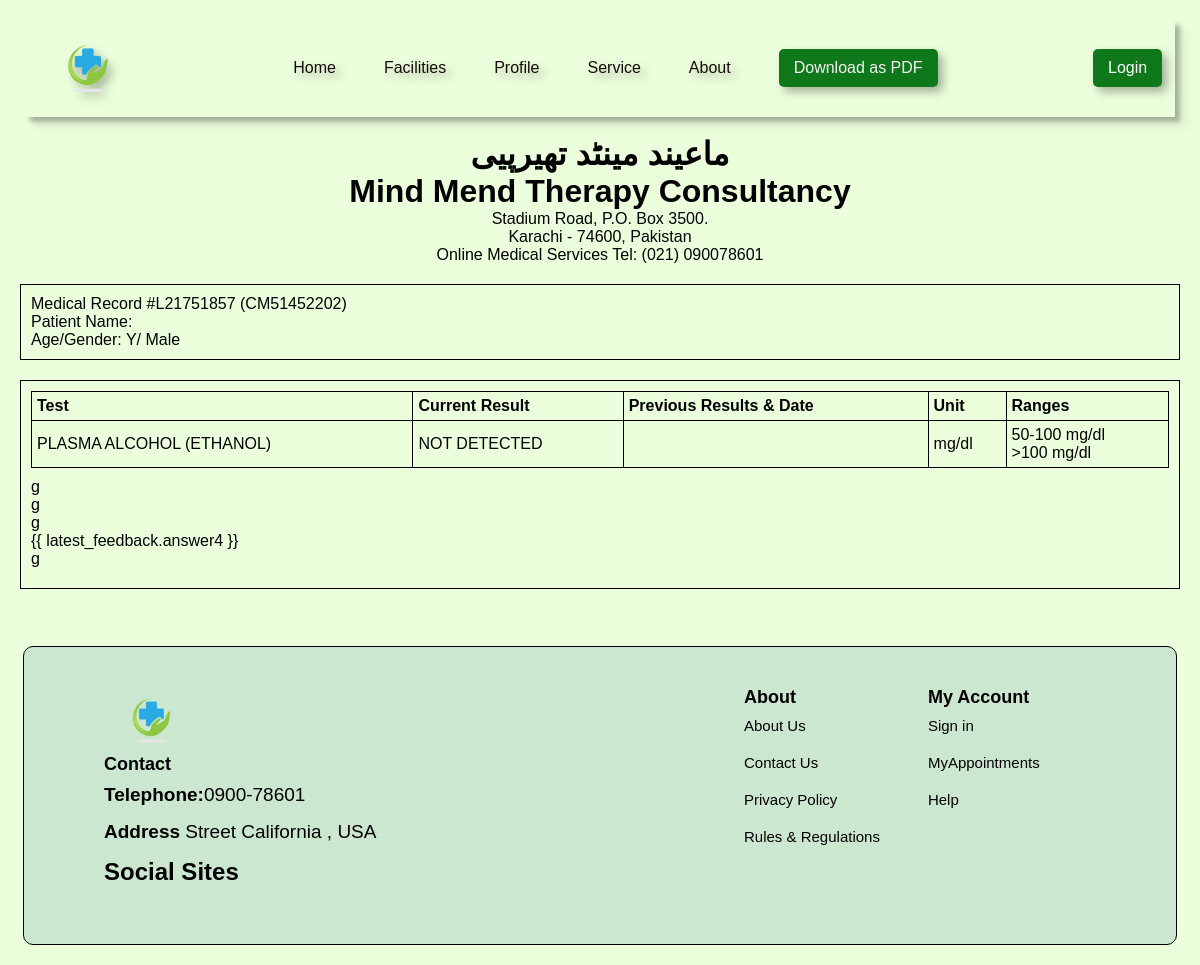
/view-report/ (signed in), run on an earlier commit of the app's database.
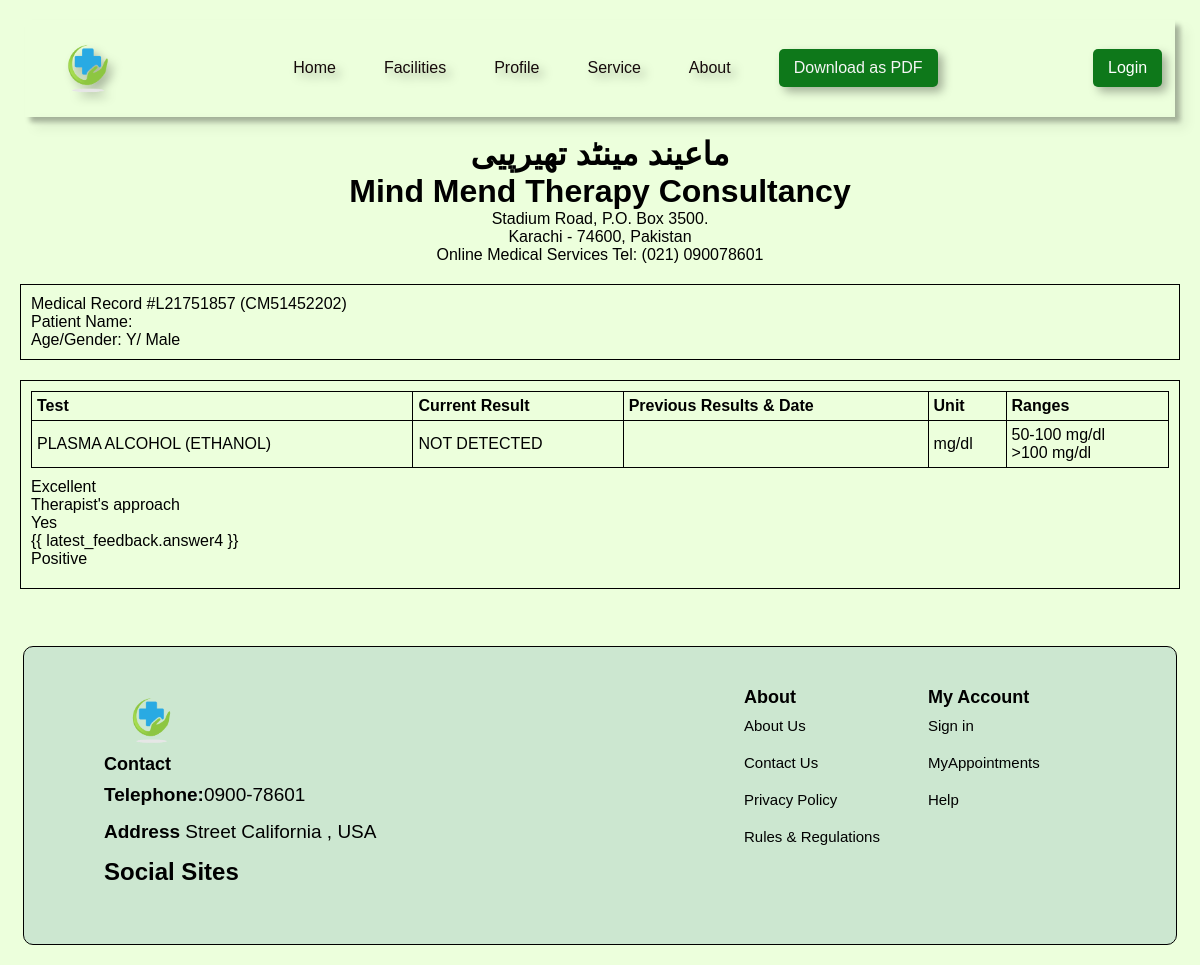
And on a later commit of the database.
### module1/models.py (models this page shows)
class Feedback(models.Model):
    therapist = models.ForeignKey(Therapist, on_delete=models.CASCADE)
    patient = models.ForeignKey(Patient, on_delete=models.CASCADE)
    booked_session = models.ForeignKey(BookedSession, on_delete=models.CASCADE)
    description = models.TextField(default='')
    answer1 = models.TextField()
    answer2 = models.TextField()
    answer3 = models.TextField()
    answer4 = models.TextField()
    answer5 = models.TextField()
    is_viewed = models.BooleanField(default=False)
    created_at=models.DateTimeField(default=timezone.now)
    total_percentage = models.IntegerField(default=0)

### module1/views.py (the view)
# urls.py: path('view-report/', views.view_report, name='view_report'),
def view_report(request):
    patient = request.user.patient
    latest_feedback = Feedback.objects.filter(patient=patient, is_viewed=True).latest('created_at')
    context = {'latest_feedback': latest_feedback}
    return render(request, 'gen_report.html', context)

### Templates/gen_report.html (shortened to what this page needs)
<!DOCTYPE html>
<html lang="en">
<head>
    {%load static%}
</head>
<body>
<nav>
    <div class="nav-logo">
        <a href="#"><img src="{% static 'images/clinic.png' %}"></a>
    </div>
    <ul class="nav-link">
        <li class="link"><a href="{% url 'index' %}">Home</a></li>
        <li class="link"><a href="{% url 'service' %}">Facilities</a></li>
        <li class="link"><a href="/">Profile</a></li>
        <li class="link"><a href="service.html">Service</a></li>
        <li class="link"><a href="#">About</a></li>
        <li class="link">
            <form action="{% url 'download_pdf' %}" method="post">
                <button class="btn btn-login" type="submit">
                    Download as PDF
            </form>
        </li>
    </ul>
    <button class="btn btn-login">Login</button>
</nav>
<br>
<h1>ماعیند مینٹد تھیرپیی </h1>
<h1>Mind Mend Therapy Consultancy</h1>
<div class="header-info">
    <p>Stadium Road, P.O. Box 3500.</p>
    <p>Karachi - 74600, Pakistan</p>
    <p>Online Medical Services Tel: (021) 090078601</p>
</div>
<div class="patient-info">
    <p>Medical Record #L21751857 (CM51452202)</p>
    <p>Patient Name: {{ patient_name }}</p>
    <p>Age/Gender: {{ patient_age }}Y/ Male</p>
</div>
<div class="test-results">
    <table>
        <tr>
            <th>Test</th>
            <th>Current Result</th>
            <th>Previous Results & Date</th>
            <th>Unit</th>
            <th>Ranges</th>
        </tr>
        <tr>
            <td>PLASMA ALCOHOL (ETHANOL)</td>
            <td>NOT DETECTED</td>
            <td></td>
            <td>mg/dl</td>
            <td>50-100 mg/dl <br> >100 mg/dl</td>
        </tr>
    </table>
    <div class="interpretation">
        <p>{{ latest_feedback.answer1 }} <br> {{ latest_feedback.answer2 }} <br> {{ latest_feedback.answer3 }} <br> {{
            latest_feedback.answer4 }} <br> {{ latest_feedback.answer5 }}</p>
    </div>
</div>
<br><br><br>
<footer class="sec-p1">
    <div class="c1">
        <img style="width: 16%;" src="{% static 'images/clinic.png' %}" alt="logo">
        <h3>Contact</h3>
        <p><Strong>Telephone:</strong>0900-78601</p>
        <p><strong>Address</strong> Street California , USA</p>
        <h2>Social Sites</h2>
        <div class="social">
            <i class="fab fa-facebook"></i>
            <i class="fab fa-instagram"></i>
            <i class="fab fa-twitter"></i>
            <i class="fab fa-youtube"></i>
        </div>
    </div>
    <div class="c1">
        <h3>About</h3>
        <a href="#">About Us</a>
        <a href="#">Contact Us</a>
        <a href="#">Privacy Policy</a>
        <a href="#">Rules & Regulations</a>
    </div>
    <div class="c1">
        <h3>My Account</h3>
        <a href="#">Sign in</a>
        <a href="#">MyAppointments</a>
        <a href="#">Help</a>
    </div>
</footer>
</body>
</html>

What changed in the data, as far as the page shows it:
no longer on this page (row unchanged): Feedback: answer1 "g", answer2 "g", answer3 "g", answer5 "g"
now on this page (row edited): Feedback: answer1 "Excellent", answer2 "Therapist's approach", answer3 "Yes", answer5 "Positive"
